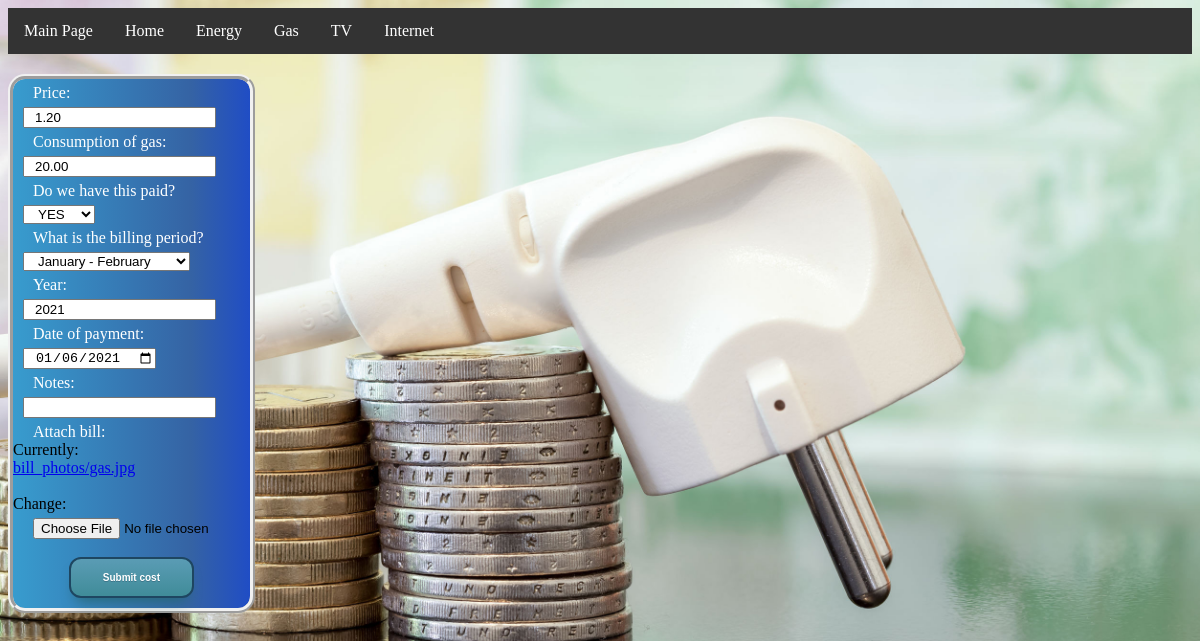
The page /update_bill/gas/2 on the database its author committed.
### documents/models.py (models this page shows, shortened)
class gas_bill(models.Model):
    PAID = (
        ("YES","YES"),
        ("NO", "NO")
    )
    PERIODS = (
        ('January - February', 'January - February'),
        ('March - April', 'March - April'),
        ('May - June', 'May - June'),
        ('July - August', 'July - August'),
        ('September - October', 'September - October'),
        ('November - December', 'November - December')
    )
    YEARS = (
        (2021, 2021),
        (2022, 2022),
        (2023, 2023),
        (2024, 2024),
        (2025, 2025),
    )
    price = models.DecimalField(null=True,decimal_places=2,max_digits=5)
    paid = models.CharField(null=True,max_length=3,choices=PAID)
    consumption = models.DecimalField(null=True,decimal_places=2,max_digits=5)
    period = models.CharField(null=True, choices=PERIODS,max_length=19)
    year = models.IntegerField(null=True, choices=YEARS)
    date = models.DateField()
    notes = models.CharField(null=True, blank=True, max_length=300)
    image = models.ImageField(null=True, blank=True, upload_to='bill_photos')

### documents/views.py (the view, shortened to what this page needs)
# urls.py: path('update_bill/<slug:group>/<slug:id>',views.correct_cost,name='update-cost')
def correct_cost(request,group,id):
    if group =='tv':
        bill = models.tv_bill.objects.get(pk=id)
        form = TVForm(instance=bill)
        if request.method == "POST":
            tv_form = TVForm(request.POST, request.FILES, instance=bill)
            if tv_form.is_valid():
                tv_form.save()
                return redirect('check-cost-home')
            else:
                print(tv_form.errors)
        context = {'form':form}
        return render(request, 'documents/update_bill.html', context)
    elif group =='gas':
        bill = models.gas_bill.objects.get(pk=id)
        form = GasForm(instance=bill)
        context = {'form':form}
        return render(request, 'documents/update_bill.html', context)

### documents/forms.py
class GasForm(ModelForm):
    def __init__(self, *args, **kwargs):
        super(GasForm, self).__init__(*args, **kwargs)
        cur_day = datetime.datetime.today().strftime('%d/%m/%Y')
        cur_year = int(datetime.datetime.today().strftime('%Y'))
        self.fields['date'] = forms.DateField(initial=datetime.date.today(),
                                              widget=forms.widgets.DateInput(attrs={'type': 'date'}))
        self.fields['consumption'].label = 'Consumption of gas'
        self.fields['paid'].label = 'Do we have this paid?'
        self.fields['period'].label = 'What is the billing period?'
        self.fields['year'] = forms.IntegerField(initial=cur_year)
        self.fields['date'].label = 'Date of payment'
        self.fields['image'].label = 'Attach bill'
    class Meta:
        model = gas_bill
        fields = ['price','consumption','paid','period','year','date','notes','image']

### documents/templates/documents/update_bill.html (shortened to what this page needs)
{% extends "documents/base.html" %}
{% block content %}
<div class="cost_form">
    <form method="POST">
            {{form}}
        <br>
        <div class="centering">
        <input class="submit_cost" type="submit" name="submit_home" value="Submit cost">
            </div>
    </form>
</div>
{%endblock content%}

### documents/static/documents/css/main.css (style rules this page uses)
body { font-family: 'Playfair Display', serif; background-image: url(/static/documents/images/rachunki.jpg); background-repeat: no-repeat; background-position: center; background-size:cover; background-attachment: fixed; }
.cost_form { border: 5px ridge #f1f1f1; border-radius: 17px; margin-top:20px; width:20%; height:50%; background: #389CCE; background: -moz-linear-gradient(left, #389CCE 0%, #3563A4 75%, #204DC5 100%); background: -webkit-linear-gradient(left, #389CCE 0%, #3563A4 75%, #204DC5 100%); background: linear-gradient(to right, #389CCE 0%, #3563A4 75%, #204DC5 100%); }
.cost_form label,input,select { display:block; padding-left:10px; margin-left:10px; margin-top:5px; }
.cost_form label { color:white; }
.submit_cost { margin:0 auto; margin-bottom:10px; }
.submit_cost { box-shadow: 0px 10px 14px -7px #276873; background:linear-gradient(to bottom, #599bb3 5%, #408c99 100%); background-color:#599bb3; border-radius:12px; border:2px solid #1e4661; display:inline-block; cursor:pointer; color:#ffffff; font-family:Arial; font-size:10px; font-weight:bold; padding:13px 32px; text-decoration:none; text-shadow:0px 1px 0px #3d768a; }
.centering { display: flex; align-items: center; justify-content: center; }
.cost_form a { display:block; }

### rows shown on the page
gas_bill: price "1.20", consumption "20.00", paid "YES", period "January - February", year "2021", date "01/06/2021"
